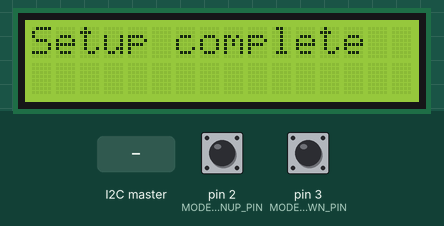
A sketch run on a simulated Arduino Uno, built with avr-gcc and run on an emulated ATmega328P. On the bench: 16×2 character LCD. The test bench sets the inputs (shaded band); at power-on: pin 2 (MODEBTNUP_PIN) LOW, pin 3 (MODEBTNDOWN_PIN) LOW. What the sketch prints to the serial monitor is not drawn.

Above: at 1.2 s.
1.3 s: the I2C master sends the byte 1
At 2.3 s:
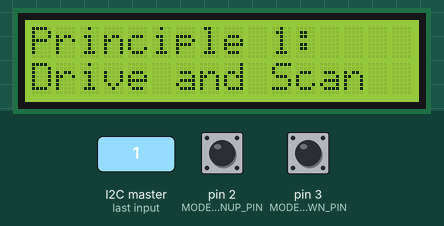
2.8 s: the I2C master sends the byte 0
At 3.4 s:
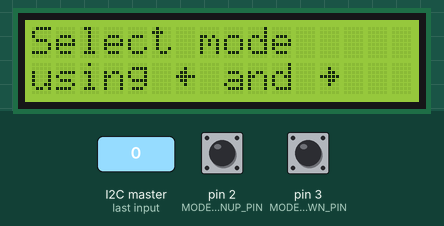
4.3 s: the I2C master sends the byte 2
At 5.5 s:
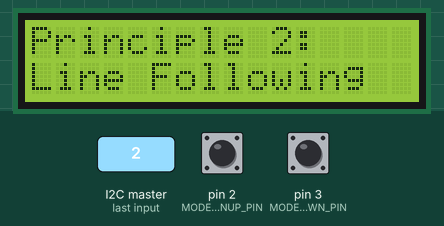
5.8 s: the I2C master sends the byte 90
At 6.9 s:
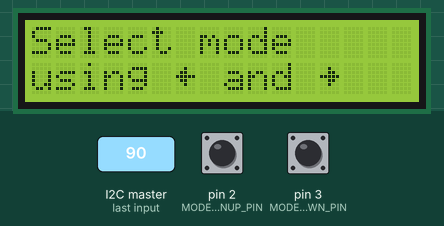
Timing chart, 0 to 8.3 s (numbered marks = the images above; inputs shaded):
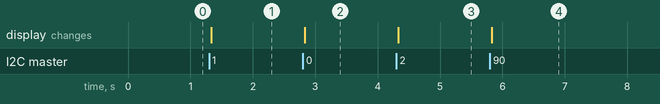

The sketch:

march05DemoSlave.ino
```cpp
#include <LiquidCrystal.h>
#include <Wire.h>

#define MODEBTNUP_PIN 2
#define MODEBTNDOWN_PIN 3

int prevLCDCode = -1;
int prevLCDSpeed = 0;

// debouncing variables
int modeBtnUpState;
int prevModeBtnUpState = LOW;
unsigned long lastModeBtnUpDebounceTime = 0;
int modeBtnDownState;
int prevModeBtnDownState = LOW;
unsigned long lastModeBtnDownDebounceTime = 0;
long debounceDelay = 50;

byte upArrow[8] = {
  0b00100,
  0b01110,
  0b11111,
  0b00100,
  0b00100,
  0b00100,
  0b00100,
  0b00000
};

byte downArrow[8] = {
  0b00100,
  0b00100,
  0b00100,
  0b00100,
  0b11111,
  0b01110,
  0b00100,
  0b00000
};

byte leftArrow[8] = {
  0b00000,
  0b00100,
  0b01100,
  0b11111,
  0b01100,
  0b00100,
  0b00000,
  0b00000
};

byte rightArrow[8] = {
  0b00000,
  0b00100,
  0b00110,
  0b11111,
  0b00110,
  0b00100,
  0b00000,
  0b00000
};

LiquidCrystal lcd(A3, A2, 11, 10, 9, 8);

void setup() {
  lcd.begin(16, 2);

  lcd.clear();
  lcd.print("Setting up");

  Wire.begin(8);  // begin coms with master Arduino, this Arduino is on address 8

  Serial.begin(9600);
  lcd.createChar(0, upArrow);
  lcd.createChar(1, downArrow);
  lcd.createChar(2, leftArrow);
  lcd.createChar(3, rightArrow);

  lcd.clear();
  lcd.print("Setup complete");

  Wire.onReceive(receiveEvent);
  Wire.onRequest(requestEvent);
}

void loop() {
  debounceAllButtons();
}

void receiveEvent(int howMany) {
  Serial.println("recieve triggered");
  if ( Wire.available() == 1 ) {    // one byte means that user is currently selecting a mode
    int x = Wire.read();
    if ( x != prevLCDCode ) {       // reduces flickering text on LCD if user does not press a button
      prevLCDCode = x;
      lcd.clear();
      switch (x) {
        case 0:
          lcd.print("Select mode");
          lcd.setCursor(0, 1);
          lcd.print("using ");
          lcd.write(byte(2));
          lcd.print(" and ");
          lcd.write(byte(3));
          break;
        case 1:
          lcd.print("Principle 1:");
          lcd.setCursor(0, 1);
          lcd.print("Drive and Scan");
          break;
        case 2:
          lcd.print("Principle 2:");
          lcd.setCursor(0, 1);
          lcd.print("Line Following");
          break;
        default:
          lcd.print("Select mode");
          lcd.setCursor(0, 1);
          lcd.print("using ");
          lcd.write(byte(2));
          lcd.print(" and ");
          lcd.write(byte(3));
          break;
      }
    }
  }
  else if ( Wire.available() == 2 ) {     // two bytes means speed and direction of robot are to be displayed on LCD
    int speed = Wire.read();    // first byte is speed
    byte directionCode = Wire.read();    // second byte to be decoded into a direction

    byte increasing = (speed > prevLCDSpeed) ? 0 : 1;   // display an arrow for increasing or decreasing speed
    prevLCDSpeed = speed;

    String dir;     // decode the directionCode byte into a String representing the robot's current direction
    byte arrow;
    switch ( directionCode ) {
      case 0:
        dir = "Forward";
        arrow = 1;
        break;
      case 1:
        dir = "Backward";
        arrow = 0;
        break;
      case 2:
        dir = "Left";
        arrow = 3;
        break;
      case 3:
        dir = "Right";
        arrow = 2;
        break;
    }
    // display data on LCD
    lcd.clear();
    lcd.print("Speed: ");
    lcd.print(speed);
    lcd.setCursor(15, 0);
    lcd.write(increasing);
    lcd.setCursor(0, 1);
    lcd.print(dir);
    lcd.setCursor(15, 1);
    lcd.write(arrow);
  }
}
/*
   Currently only used for reading the LCD shield buttons
   Will be used later for bonus functionalities
*/
void requestEvent() {
  Serial.println("request triggered");
  if ( debounceModeUpButton() )
    Wire.write(0);
  else if ( debounceModeDownButton() )
    Wire.write(1);
  else
    Wire.write(-1);
}

void debounceAllButtons() {
  debounceModeUpButton();
  debounceModeDownButton();
}

int debounceModeUpButton() {
  int reading = digitalRead(MODEBTNUP_PIN);
  if ( reading != prevModeBtnUpState ) {
    lastModeBtnUpDebounceTime = millis();
  }
  if ( (millis() - lastModeBtnUpDebounceTime) >= debounceDelay ) {
    if ( reading != modeBtnUpState )
      modeBtnUpState = reading;
  }
  prevModeBtnUpState = reading;
  return modeBtnUpState;
}

int debounceModeDownButton() {
  int reading = digitalRead(MODEBTNDOWN_PIN);
  if ( reading != prevModeBtnDownState ) {
    lastModeBtnDownDebounceTime = millis();
  }
  if ( (millis() - lastModeBtnDownDebounceTime) >= debounceDelay ) {
    if ( reading != modeBtnDownState )
      modeBtnDownState = reading;
  }
  prevModeBtnDownState = reading;
  return modeBtnDownState;
}
```

Measured:
- after the input at 1.3 s, the display: changes at once (image 1)
- after the input at 2.8 s, the display: changes at once (image 2)
- after the input at 4.3 s, the display: changes at once (image 3)
- after the input at 5.8 s, the display: changes at once (image 4)
